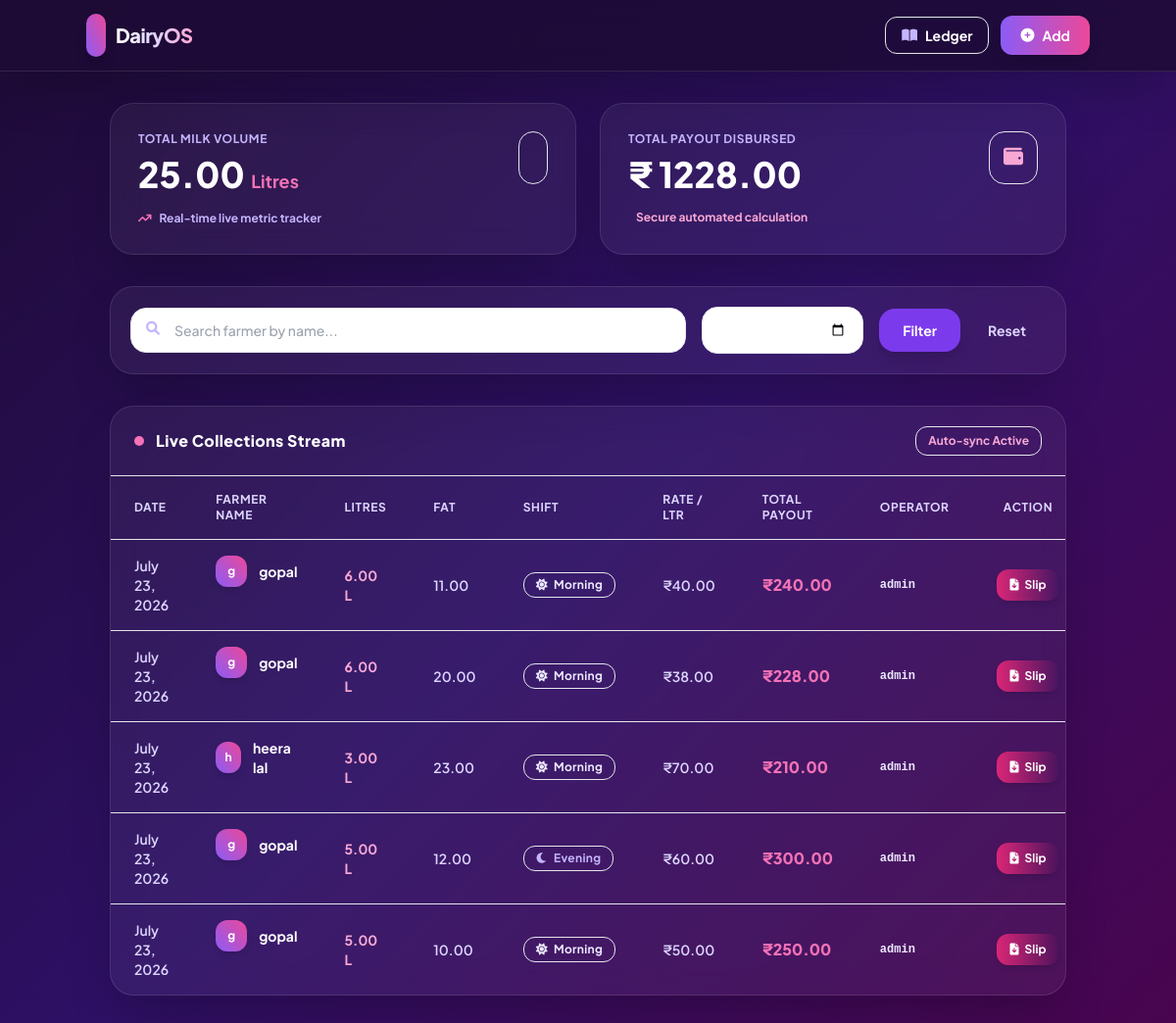
The app's page / (signed in) with its own data.
### dairy_app/models.py (models this page shows, shortened)
class MilkCollection(models.Model):
    SHIFT_CHOICES = (
        ('Morning', 'Morning'),
        ('Evening', 'Evening'),
    )
    farmer = models.ForeignKey(Farmer, on_delete=models.CASCADE)
    litres = models.DecimalField(max_digits=5, decimal_places=2)
    fat = models.DecimalField(max_digits=4, decimal_places=2)
    price_per_litre = models.DecimalField(max_digits=5, decimal_places=2)
    total_amount = models.DecimalField(max_digits=8, decimal_places=2, blank=True, null=True)
    shift = models.CharField(choices=SHIFT_CHOICES, max_length=10)
    date = models.DateField(auto_now_add=True)
    collected_by = models.ForeignKey(User, on_delete=models.SET_NULL, null=True, blank=True)
    is_paid = models.BooleanField(default=False)
    paid_date = models.DateField(blank=True, null=True)

class Farmer(models.Model):
    name = models.CharField(max_length=100)
    phone = models.CharField(max_length=15)
    address = models.TextField()
    created_at = models.DateTimeField(auto_now_add=True)

### dairy_app/views.py (the view)
# urls.py: path('', views.dashboard, name='dashboard'),
@login_required(login_url='/admin/login/')
def dashboard(request):
    farmers = Farmer.objects.all()
    collections = MilkCollection.objects.all().order_by('-date', '-id')
    search_query = request.GET.get('q', '')
    selected_date = request.GET.get('date', '')
    if search_query:
        collections = collections.filter(farmer__name__icontains=search_query)
    if selected_date:
        collections = collections.filter(date=selected_date)
    total_litres = sum(c.litres for c in collections)
    total_amount = sum(c.total_amount for c in collections if c.total_amount)
    context = {
        'farmers': farmers,
        'collections': collections,
        'total_litres': total_litres,
        'total_amount': total_amount,
        'search_query': search_query,
        'selected_date': selected_date,
    }
    return render(request, 'dairy_app/dashboard.html', context)

### dairy_app/templates/dairy_app/dashboard.html (shortened to what this page needs)
<!DOCTYPE html>
<html lang="en">
<head>
    <link href="https://cdn.jsdelivr.net/npm/tailwindcss@2.2.19/dist/tailwind.min.css" rel="stylesheet">
    <link href="https://cdnjs.cloudflare.com/ajax/libs/font-awesome/6.0.0/css/all.min.css" rel="stylesheet">
</head>
<body class="text-white min-h-screen pb-12">
    <nav class="glass-nav sticky top-0 z-50 px-4 sm:px-6 py-3.5 shadow-2xl">
        <div class="container mx-auto flex justify-between items-center">
            <div class="flex items-center gap-2.5">
                <div class="bg-gradient-to-tr from-purple-500 to-pink-500 p-2 sm:p-2.5 rounded-xl sm:rounded-2xl shadow-lg shadow-pink-500/30 text-white">
                </div>
                <div>
                    <h1 class="text-lg sm:text-xl font-extrabold tracking-tight bg-clip-text text-transparent bg-gradient-to-r from-white via-purple-200 to-pink-300">DairyOS</h1>
                </div>
            </div>
            <div class="flex items-center gap-2 sm:gap-3">
                <a href="{% url 'farmer_ledger' %}" class="bg-white/10 hover:bg-white/20 border border-white/20 text-white px-3 sm:px-4 py-2 rounded-xl text-xs sm:text-sm font-bold transition-all shadow-sm flex items-center gap-1.5 sm:gap-2">
                    <i class="fa-solid fa-book-open text-purple-300"></i> <span class="hidden sm:inline">Ledger</span>
                </a>
                <a href="{% url 'add_milk' %}" class="bg-gradient-to-r from-purple-500 to-pink-500 hover:from-purple-600 hover:to-pink-600 text-white px-3.5 sm:px-5 py-2 sm:py-2.5 rounded-xl text-xs sm:text-sm font-bold shadow-lg shadow-pink-500/30 transition-all flex items-center gap-1.5 sm:gap-2">
                    <i class="fa-solid fa-plus-circle"></i> Add <span class="hidden xs:inline">Entry</span>
                </a>
            </div>
        </div>
    </nav>
    <div class="container mx-auto px-4 sm:px-6 py-6 sm:py-8">
        <div class="grid grid-cols-1 sm:grid-cols-2 gap-4 sm:gap-6 mb-6 sm:mb-8">
            <div class="glass-card p-5 sm:p-7 rounded-2xl sm:rounded-3xl relative overflow-hidden shadow-2xl group hover:border-purple-400 transition-all">
                <div class="absolute -right-6 -bottom-6 w-32 h-32 bg-purple-500/20 rounded-full blur-2xl group-hover:bg-purple-500/30 transition-all"></div>
                <div class="flex justify-between items-start mb-3 sm:mb-4 relative z-10">
                    <div>
                        <p class="text-purple-300 text-[11px] sm:text-xs font-bold uppercase tracking-wider">Total Milk Volume</p>
                        <h3 class="text-3xl sm:text-4xl font-black text-white mt-1.5 sm:mt-2">{{ total_litres|default:0 }} <span class="text-base sm:text-lg font-bold text-pink-400">Litres</span></h3>
                    </div>
                    <div class="bg-purple-500/20 border border-purple-500/30 p-3 sm:p-3.5 rounded-xl sm:rounded-2xl text-purple-300 shadow-sm">
                    </div>
                </div>
                <div class="flex items-center gap-2 text-[11px] sm:text-xs text-purple-300 font-bold relative z-10">
                    <i class="fa-solid fa-arrow-trend-up text-pink-400"></i> Real-time live metric tracker
                </div>
            </div>
            <div class="glass-card p-5 sm:p-7 rounded-2xl sm:rounded-3xl relative overflow-hidden shadow-2xl group hover:border-pink-400 transition-all">
                <div class="absolute -right-6 -bottom-6 w-32 h-32 bg-pink-500/20 rounded-full blur-2xl group-hover:bg-pink-500/30 transition-all"></div>
                <div class="flex justify-between items-start mb-3 sm:mb-4 relative z-10">
                    <div>
                        <p class="text-purple-300 text-[11px] sm:text-xs font-bold uppercase tracking-wider">Total Payout Disbursed</p>
                        <h3 class="text-3xl sm:text-4xl font-black text-white mt-1.5 sm:mt-2">₹ {{ total_amount|default:0 }}</h3>
                    </div>
                    <div class="bg-pink-500/20 border border-pink-500/30 p-3 sm:p-3.5 rounded-xl sm:rounded-2xl text-pink-300 shadow-sm">
                        <i class="fa-solid fa-wallet text-lg sm:text-xl"></i>
                    </div>
                </div>
                <div class="flex items-center gap-2 text-[11px] sm:text-xs text-pink-300 font-bold relative z-10">
                     Secure automated calculation
                </div>
            </div>
        </div>
        <form method="GET" class="glass-card p-4 sm:p-5 rounded-2xl sm:rounded-3xl mb-6 sm:mb-8 shadow-2xl flex flex-col md:flex-row gap-3 sm:gap-4 items-center">
            <div class="w-full md:flex-1 relative">
                <i class="fa-solid fa-magnifying-glass absolute left-4 top-3.5 text-purple-300 text-sm"></i>
                <input type="text" name="q" value="{{ search_query }}" placeholder="Search farmer by name..." class="w-full bg-black/20 border border-white/10 text-white placeholder-purple-300/60 pl-11 pr-4 py-2.5 sm:py-3 rounded-xl sm:rounded-2xl text-xs sm:text-sm font-medium focus:outline-none focus:border-pink-400 focus:ring-2 focus:ring-pink-400/20 transition-all">
            </div>
            <div class="w-full md:w-auto">
                <input type="date" name="date" value="{{ selected_date }}" class="w-full md:w-auto bg-black/20 border border-white/10 text-white px-4 py-2.5 sm:py-3 rounded-xl sm:rounded-2xl text-xs sm:text-sm font-medium focus:outline-none focus:border-pink-400 focus:ring-2 focus:ring-pink-400/20 transition-all">
            </div>
            <div class="flex gap-2 w-full md:w-auto">
                <button type="submit" class="flex-1 md:flex-none bg-purple-600 hover:bg-purple-500 text-white px-5 sm:px-6 py-2.5 sm:py-3 rounded-xl sm:rounded-2xl text-xs sm:text-sm font-bold shadow-lg shadow-purple-600/30 transition-all">Filter</button>
                <a href="{% url 'dashboard' %}" class="flex-1 md:flex-none text-center bg-white/10 hover:bg-white/20 text-purple-200 px-4 sm:px-5 py-2.5 sm:py-3 rounded-xl sm:rounded-2xl text-xs sm:text-sm font-bold transition-all">Reset</a>
            </div>
        </form>
        <div class="glass-card rounded-2xl sm:rounded-3xl overflow-hidden shadow-2xl">
            <div class="px-5 sm:px-6 py-4 sm:py-5 border-b border-white/10 flex justify-between items-center bg-black/20">
                <div class="flex items-center gap-3">
                    <div class="w-2.5 h-2.5 rounded-full bg-pink-400 animate-pulse"></div>
                    <h3 class="text-sm sm:text-base font-extrabold text-white tracking-wide">Live Collections Stream</h3>
                </div>
                <span class="text-[10px] sm:text-xs font-bold text-pink-300 bg-pink-500/20 border border-pink-500/30 px-2.5 sm:px-3 py-1 sm:py-1.5 rounded-xl">Auto-sync Active</span>
            </div>
            <div class="hidden lg:block overflow-x-auto">
                <table class="w-full text-left border-collapse">
                    <thead>
                        <tr class="bg-black/30 text-purple-200 text-xs font-extrabold uppercase tracking-wider border-b border-white/10">
                            <th class="py-4 px-6">Date</th>
                            <th class="py-4 px-6">Farmer Name</th>
                            <th class="py-4 px-6">Litres</th>
                            <th class="py-4 px-6">FAT</th>
                            <th class="py-4 px-6">Shift</th>
                            <th class="py-4 px-6">Rate / Ltr</th>
                            <th class="py-4 px-6">Total Payout</th>
                            <th class="py-4 px-6">Operator</th>
                            <th class="py-4 px-6 text-center">Action</th>
                        </tr>
                    </thead>
                    <tbody class="text-purple-100 text-sm divide-y divide-white/5">
                        {% for c in collections %}
                        <tr class="hover:bg-white/5 transition-colors">
                            <td class="py-4 px-6 font-semibold text-purple-200">{{ c.date }}</td>
                            <td class="py-4 px-6 font-bold text-white flex items-center gap-3">
                                <div class="w-8 h-8 rounded-xl bg-gradient-to-tr from-purple-500 to-pink-500 flex items-center justify-center text-xs text-white font-bold shadow-md shadow-pink-500/30">
                                    {{ c.farmer.name|slice:":1" }}
                                </div>
                                {{ c.farmer.name }}
                            </td>
                            <td class="py-4 px-6 font-bold text-pink-300">{{ c.litres }} L</td>
                            <td class="py-4 px-6 font-semibold text-purple-200">{{ c.fat }}</td>
                            <td class="py-4 px-6">
                                <span class="px-3 py-1 rounded-xl text-xs font-bold tracking-wide border inline-flex items-center gap-1.5 {% if c.shift == 'Morning' %}bg-amber-500/20 text-amber-300 border-amber-500/30{% else %}bg-purple-500/20 text-purple-300 border-purple-500/30{% endif %}">
                                    <i class="fa-solid {% if c.shift == 'Morning' %}fa-sun text-amber-400{% else %}fa-moon text-purple-300{% endif %}"></i> {{ c.shift }}
                                </span>
                            </td>
                            <td class="py-4 px-6 font-semibold text-purple-200">₹{{ c.price_per_litre }}</td>
                            <td class="py-4 px-6 font-black text-pink-400 text-base">₹{{ c.total_amount }}</td>
                            <td class="py-4 px-6 text-purple-300/70 text-xs font-mono font-bold">{{ c.collected_by.username|default:"Admin" }}</td>
                            <td class="py-4 px-6 text-center">
                                <a href="{% url 'download_slip' c.id %}" class="bg-gradient-to-r from-pink-600 to-rose-600 hover:from-pink-500 hover:to-rose-500 text-white px-3.5 py-2 rounded-xl text-xs font-bold shadow-md shadow-pink-600/30 transition-all inline-flex items-center gap-1.5">
                                    <i class="fa-solid fa-file-arrow-down"></i> Slip
                                </a>
                            </td>
                        </tr>
                        {% endfor %}
                    </tbody>
                </table>
            </div>
        </div>
    </div>
</body>
</html>

### dairy_app/templates/dairy_app/dashboard.html (style rules this page uses)
body { font-family: 'Plus Jakarta Sans', sans-serif; background: linear-gradient(135deg, #1e0b36 0%, #2e1065 50%, #4a044e 100%); min-height: 100vh; }
.glass-card { background: rgba(255, 255, 255, 0.05); backdrop-filter: blur(16px); -webkit-backdrop-filter: blur(16px); border: 1px solid rgba(255, 255, 255, 0.1); }
.glass-nav { background: rgba(30, 11, 54, 0.85); backdrop-filter: blur(12px); border-bottom: 1px solid rgba(255, 255, 255, 0.1); }

### records on screen
MilkCollection: date "July 23, 2026", farmer.name "g", farmer.name "gopal", litres "6.00", fat "11.00", shift "Morning", price_per_litre "40.00", total_amount "240.00", collected_by.username "admin"
MilkCollection: date "July 23, 2026", farmer.name "g", farmer.name "gopal", litres "6.00", fat "20.00", shift "Morning", price_per_litre "38.00", total_amount "228.00", collected_by.username "admin"
MilkCollection: date "July 23, 2026", farmer.name "h", farmer.name "heera lal", litres "3.00", fat "23.00", shift "Morning", price_per_litre "70.00", total_amount "210.00", collected_by.username "admin"
MilkCollection: date "July 23, 2026", farmer.name "g", farmer.name "gopal", litres "5.00", fat "12.00", shift "Evening", price_per_litre "60.00", total_amount "300.00", collected_by.username "admin"
MilkCollection: date "July 23, 2026", farmer.name "g", farmer.name "gopal", litres "5.00", fat "10.00", shift "Morning", price_per_litre "50.00", total_amount "250.00", collected_by.username "admin"

### other values on screen
{{ total_litres|default:0 }} "25.00"
{{ total_amount|default:0 }} "1228.00"
